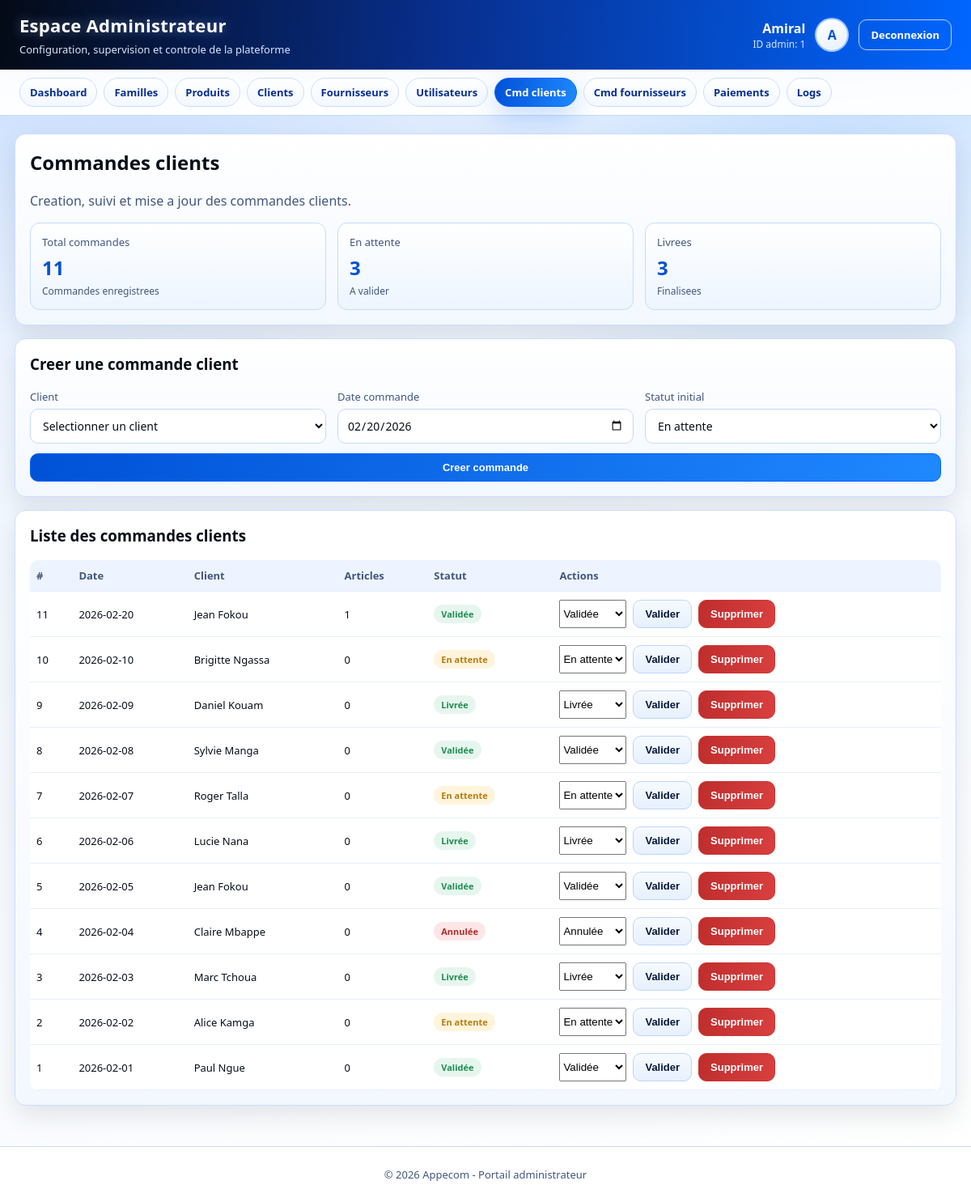
The app's page /admin/commande_client.php (signed in) with its own data.
### tables this page shows
CREATE TABLE IF NOT EXISTS `utilisateur` (
  `id_utilisateur` int NOT NULL AUTO_INCREMENT,
  `nom` varchar(50) NOT NULL,
  `email` varchar(100) NOT NULL,
  `mot_de_passe` varchar(255) NOT NULL,
  `role` enum('Administrateur','Employe') NOT NULL,
  `created_at` timestamp NULL DEFAULT CURRENT_TIMESTAMP,
  PRIMARY KEY (`id_utilisateur`),
  UNIQUE KEY `email` (`email`)
);

CREATE TABLE IF NOT EXISTS `commande_client` (
  `id_commande` int NOT NULL AUTO_INCREMENT,
  `date_commande` date NOT NULL,
  `id_client` int DEFAULT NULL,
  `statut` enum('En attente','Validée','Livrée','Annulée') DEFAULT 'En attente',
  PRIMARY KEY (`id_commande`),
  KEY `id_client` (`id_client`)
);

CREATE TABLE IF NOT EXISTS `client` (
  `id_client` int NOT NULL AUTO_INCREMENT,
  `nom` varchar(50) NOT NULL,
  `prenom` varchar(50) NOT NULL,
  `ville` varchar(50) DEFAULT NULL,
  `sexe` char(1) DEFAULT NULL,
  `contact` varchar(20) DEFAULT NULL,
  `date_naissance` date DEFAULT NULL,
  `email` varchar(100) DEFAULT NULL,
  `mot_de_passe` varchar(255) DEFAULT NULL,
  PRIMARY KEY (`id_client`),
  UNIQUE KEY `email` (`email`)
);

### admin/_layout.php (called while the page is built, shortened)
<?php
$adminId = (int) $_SESSION['id_utilisateur'];
$adminName = isset($_SESSION['user']) ? trim((string) $_SESSION['user']) : 'Administrateur';
$dbPath = __DIR__ . '/../connexion_bd/connexion_bd.php';
if (file_exists($dbPath)) {
    if (isset($conn) && $conn instanceof mysqli) {
        $adminDb = $conn;
        $roleStmt = $adminDb->prepare('SELECT role, nom FROM Utilisateur WHERE id_utilisateur = ? LIMIT 1');
        if ($roleStmt) {
            $roleStmt->bind_param('i', $adminId);
            if ($roleStmt->execute()) {
                $roleResult = $roleStmt->get_result();
                $roleRow = $roleResult ? $roleResult->fetch_assoc() : null;
                if (!empty($roleRow['nom'])) {
                    $adminName = trim((string) $roleRow['nom']);
                }
            }
        }
    } else {
        $adminDbError = 'Connexion base indisponible.';
    }
} else {
    $adminDbError = 'Fichier de connexion base introuvable.';
}
$parts = preg_split('/\s+/', $adminName);
$adminInitials = '';
if (is_array($parts)) {
    foreach (array_slice($parts, 0, 2) as $part) {
        if ($part !== '') {
            $adminInitials .= strtoupper(substr($part, 0, 1));
        }
    }
}
$adminNav = [
    ['key' => 'dashboard', 'label' => 'Dashboard', 'href' => '../fonction_interne/dashboard_admin.php'],
    ['key' => 'familles', 'label' => 'Familles', 'href' => 'familles.php'],
    ['key' => 'produits', 'label' => 'Produits', 'href' => 'produits.php'],
    ['key' => 'clients', 'label' => 'Clients', 'href' => 'clients.php'],
    ['key' => 'fournisseurs', 'label' => 'Fournisseurs', 'href' => 'fournisseurs.php'],
    ['key' => 'utilisateurs', 'label' => 'Utilisateurs', 'href' => 'utilisateurs.php'],
    ['key' => 'commande_client', 'label' => 'Cmd clients', 'href' => 'commande_client.php'],
    ['key' => 'commande_fournisseur', 'label' => 'Cmd fournisseurs', 'href' => 'commande_fournisseur.php'],
    ['key' => 'paiement_client', 'label' => 'Paiements', 'href' => 'paiement_client.php'],
    ['key' => 'logs', 'label' => 'Logs', 'href' => 'logs.php'],
];
function admin_h($value)
{
    return htmlspecialchars((string) $value, ENT_QUOTES, 'UTF-8');
}
function admin_enum_values(mysqli $db, string $table, string $column): array
{
    $tableSafe = preg_replace('/[^A-Za-z0-9_]/', '', $table);
    $columnSafe = preg_replace('/[^A-Za-z0-9_]/', '', $column);
    $sql = "SHOW COLUMNS FROM `$tableSafe` LIKE ?";
    $stmt = $db->prepare($sql);
    $stmt->bind_param('s', $columnSafe);
    if (!$stmt->execute()) {
        $stmt->close();
        return [];
    }
    $result = $stmt->get_result();
    $row = $result->fetch_assoc();
    $type = (string) $row['Type'];
    preg_match_all("/'((?:[^'\\\\]|\\\\.)*)'/", $type, $matches);
    return array_map(static function ($raw) {
        return stripcslashes((string) $raw);
    }, $matches[1]);
}
function admin_status_class($value): string
{
    $status = strtolower(trim((string) $value));
    if (strpos($status, 'valid') === 0 || strpos($status, 'liv') === 0 || strpos($status, 'rec') === 0 || strpos($status, 'pay') === 0) {
        return 'badge success';
    }
    if (strpos($status, 'attente') !== false) {
        return 'badge warning';
    }
    if (strpos($status, 'annul') === 0 || strpos($status, 'rej') === 0) {
        return 'badge danger';
    }
    return 'badge info';
}

### admin/commande_client.php (the view, shortened to what this page needs)
<?php
require __DIR__ . '/_layout.php';
$activePage = 'commande_client';
$statusOptions = [];
if ($adminDb instanceof mysqli) {
    $statusOptions = admin_enum_values($adminDb, 'Commande_Client', 'statut');
}
$orders = [];
if ($adminDb instanceof mysqli) {
    $sql = 'SELECT c.id_commande, c.date_commande, c.statut, c.id_client, cl.nom, cl.prenom, COALESCE(SUM(cc.quantite), 0) AS total_articles FROM Commande_Client c LEFT JOIN Client cl ON cl.id_client = c.id_client LEFT JOIN Concerner_Client cc ON cc.id_commande = c.id_commande GROUP BY c.id_commande, c.date_commande, c.statut, c.id_client, cl.nom, cl.prenom ORDER BY c.date_commande DESC, c.id_commande DESC';
    $res = $adminDb->query($sql);
    if ($res) {
        while ($row = $res->fetch_assoc()) {
            $orders[] = $row;
        }
    }
}
include __DIR__ . '/_header.php';
?>
<section class="panel">
  <h2>Commandes clients</h2>
  <p class="muted">Creation, suivi et mise a jour des commandes clients.</p>
  <div class="grid-3" style="margin-top:12px;">
    <article class="stat">
      <div class="label">Total commandes</div>
      <div class="value"><?php echo count($orders); ?></div>
      <div class="sub">Commandes enregistrees</div>
    </article>
    <article class="stat">
      <div class="label">En attente</div>
      <div class="value"><?php echo count(array_filter($orders, function ($o) { return stripos((string) $o['statut'], 'attente') !== false; })); ?></div>
      <div class="sub">A valider</div>
    </article>
    <article class="stat">
      <div class="label">Livrees</div>
      <div class="value"><?php echo count(array_filter($orders, function ($o) { return stripos((string) $o['statut'], 'liv') === 0; })); ?></div>
      <div class="sub">Finalisees</div>
    </article>
  </div>
</section>
<section class="panel">
  <h3>Creer une commande client</h3>
  <form method="post" class="form-grid" style="margin-top:12px;">
    <div class="grid-3">
      <div class="field">
        <label>Client</label>
        <select name="id_client" required>
          <option value="">Selectionner un client</option>
        </select>
      </div>
      <div class="field">
        <label>Date commande</label>
        <input type="date" name="date_commande" value="<?php echo date('Y-m-d'); ?>" required>
      </div>
      <div class="field">
        <label>Statut initial</label>
        <select name="statut" required>
          <?php foreach ($statusOptions as $statusOption): ?>
            <option value="<?php echo admin_h($statusOption); ?>"><?php echo admin_h($statusOption); ?></option>
          <?php endforeach; ?>
        </select>
      </div>
    </div>
    <button type="submit" class="btn">Creer commande</button>
  </form>
</section>
<section class="panel">
  <h3>Liste des commandes clients</h3>
  <?php if (!empty($orders)): ?>
    <div class="table-wrap">
      <table>
        <thead>
          <tr>
            <th>#</th>
            <th>Date</th>
            <th>Client</th>
            <th>Articles</th>
            <th>Statut</th>
            <th>Actions</th>
          </tr>
        </thead>
        <tbody>
          <?php foreach ($orders as $order): ?>
            <tr>
              <td><?php echo (int) $order['id_commande']; ?></td>
              <td><?php echo admin_h($order['date_commande']); ?></td>
              <td><?php echo admin_h(trim(((string) $order['prenom']) . ' ' . ((string) $order['nom']))); ?></td>
              <td><?php echo (int) $order['total_articles']; ?></td>
              <td><span class="<?php echo admin_status_class($order['statut']); ?>"><?php echo admin_h($order['statut']); ?></span></td>
              <td>
                <div class="actions-row">
                  <form method="post" class="actions-row">
                    <select name="new_status" required>
                      <?php foreach ($statusOptions as $statusOption): ?>
                        <option value="<?php echo admin_h($statusOption); ?>" <?php echo ((string) $order['statut'] === (string) $statusOption) ? 'selected' : ''; ?>>
                          <?php echo admin_h($statusOption); ?>
                        </option>
                      <?php endforeach; ?>
                    </select>
                    <button type="submit" class="btn btn-secondary">Valider</button>
                  </form>
                  <form method="post" onsubmit="return confirm('Supprimer cette commande client ?');">
                    <button type="submit" class="btn btn-danger">Supprimer</button>
                  </form>
                </div>
              </td>
            </tr>
          <?php endforeach; ?>
        </tbody>
      </table>
    </div>
  <?php else: ?>
    <div class="empty-state">Aucune commande client enregistree.</div>
  <?php endif; ?>
</section>
<?php include __DIR__ . '/_footer.php'; ?>

### admin/_header.php (shortened to what this page needs)
<!DOCTYPE html>
<html lang="fr">
<head>
  <link rel="stylesheet" href="admin-theme.css">
</head>
<body>
  <div class="site-shell">
    <header class="topbar">
      <div class="brand">
        <h1>Espace Administrateur</h1>
        <p>Configuration, supervision et controle de la plateforme</p>
      </div>
      <div class="identity">
        <div>
          <div class="identity-name"><?php echo admin_h($adminName); ?></div>
          <div class="identity-sub">ID admin: <?php echo (int) $adminId; ?></div>
        </div>
        <div class="avatar"><?php echo admin_h($adminInitials); ?></div>
        <a href="../fonction_interne/logout.php" class="btn btn-outline">Deconnexion</a>
      </div>
    </header>
    <nav class="main-nav">
      <?php foreach ($adminNav as $item): ?>
        <a class="nav-link <?php echo $activePage === $item['key'] ? 'active' : ''; ?>" href="<?php echo admin_h($item['href']); ?>">
          <?php echo admin_h($item['label']); ?>
        </a>
      <?php endforeach; ?>
    </nav>
    <main class="page-wrap">

### records on screen
utilisateur: nom "Amiral"
commande_client: id_commande "11", date_commande "2026-02-20", id_client.nom "Jean Fokou", total_articles "1", statut "Validée", new_status "Validée"
commande_client: id_commande "10", date_commande "2026-02-10", id_client.nom "Brigitte Ngassa", total_articles "0", statut "En attente", new_status "En attente"
commande_client: id_commande "9", date_commande "2026-02-09", id_client.nom "Daniel Kouam", total_articles "0", statut "Livrée", new_status "Livrée"
commande_client: id_commande "8", date_commande "2026-02-08", id_client.nom "Sylvie Manga", total_articles "0", statut "Validée", new_status "Validée"
commande_client: id_commande "7", date_commande "2026-02-07", id_client.nom "Roger Talla", total_articles "0", statut "En attente", new_status "En attente"
commande_client: id_commande "6", date_commande "2026-02-06", id_client.nom "Lucie Nana", total_articles "0", statut "Livrée", new_status "Livrée"
commande_client: id_commande "5", date_commande "2026-02-05", id_client.nom "Jean Fokou", total_articles "0", statut "Validée", new_status "Validée"
commande_client: id_commande "4", date_commande "2026-02-04", id_client.nom "Claire Mbappe", total_articles "0", statut "Annulée", new_status "Annulée"
commande_client: id_commande "3", date_commande "2026-02-03", id_client.nom "Marc Tchoua", total_articles "0", statut "Livrée", new_status "Livrée"
commande_client: id_commande "2", date_commande "2026-02-02", id_client.nom "Alice Kamga", total_articles "0", statut "En attente", new_status "En attente"
commande_client: id_commande "1", date_commande "2026-02-01", id_client.nom "Paul Ngue", total_articles "0", statut "Validée", new_status "Validée"

### other values on screen
$adminId "1"
admin_h($adminInitials) "A"
admin_h($item['label']) "Dashboard"
admin_h($item['label']) "Familles"
admin_h($item['label']) "Produits"
admin_h($item['label']) "Clients"
admin_h($item['label']) "Fournisseurs"
admin_h($item['label']) "Utilisateurs"
admin_h($item['label']) "Cmd clients"
admin_h($item['label']) "Cmd fournisseurs"
admin_h($item['label']) "Paiements"
admin_h($item['label']) "Logs"
count($orders) "11"
form field statut "En attente"
